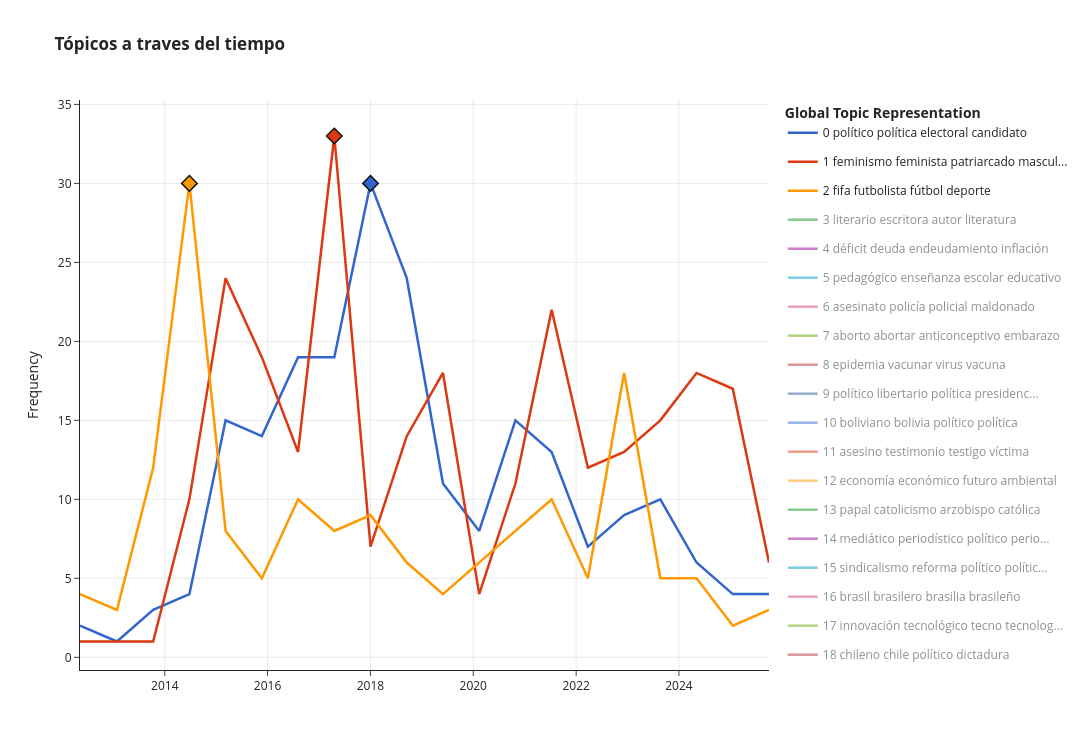

Source (notebook cell):
### Markdown cell above
Graficamos

### Code cell
TOP_N_TRAZAS_ACTIVAS = 3 

# Mapeo directo para consultar rápido (O(1)) por Tópico y Fecha
timeline_dict = {(row["Topic"], row["Fecha"]): row for row in timeline_data}

fig = topic_model.visualize_topics_over_time(topics_over_time, top_n_topics=len(top_topics_ids))
colors = px.colors.qualitative.G10

rombos_picos = []

for i, t in enumerate(fig.data):
    c = colors[i % len(colors)]
    vis = True if i < TOP_N_TRAZAS_ACTIVAS else 'legendonly'
    
    raw_name = t.name
    try:
        topic_id = int(raw_name.split("_")[0])
    except (ValueError, IndexError):
        continue

    clean_name = raw_name.replace("_", " ")

    textos_hover_linea = []
    
    for x_val, y_val in zip(t.x, t.y):
        fecha_dt = pd.to_datetime(x_val)
        info_punto = timeline_dict.get((topic_id, fecha_dt))
        
        if info_punto and info_punto["Articulos"]:
            # Si el punto es un pico (local o máximo), armamos el hover enriquecido (Top 3)
            if info_punto["Es_Pico"]:
                detalles_hover = ""
                for n in info_punto["Articulos"]:
                    titulo = n["Titulo"][:39] + ("..." if len(n["Titulo"]) > 42 else "")
                    tagline_str = f"<br>&nbsp;&nbsp;&nbsp;&nbsp;<i>\"{n['Tagline'][:72]}...\"</i>" if n["Tagline"] and n["Tagline"].lower() != "nan" else ""
                    tag_str = f" <b>(#{n['Tag']})</b>" if n["Tag"] and n["Tag"].lower() != "nan" else ""
                    detalles_hover += f"<br>• <b>{titulo}</b>{tag_str}{tagline_str}"
                
                label_pico = "Máximo Histórico" if info_punto["Es_Maximo"] else "Pico Destacado"
                textos_hover_linea.append(
                    f"<br><b>[{label_pico}]</b><br><b>Artículos representativos:</b>{detalles_hover}"
                )
            else:
                # Mes normal: solo la nota clave individual
                tit = info_punto["Articulos"][0]["Titulo"]
                tit_corto = (tit[:45] + "...") if len(tit) > 48 else tit
                textos_hover_linea.append(f"<br>• <b>Nota del mes:</b> {tit_corto}")
        else:
            textos_hover_linea.append("")

        # Dibujar el rombo visual ÚNICAMENTE en el Máximo Histórico global
        if info_punto and info_punto["Es_Maximo"]:
            detalles_rombo = ""
            for n in info_punto["Articulos"]:
                titulo = n["Titulo"][:39] + ("..." if len(n["Titulo"]) > 42 else "")
                tagline_str = f"<br>&nbsp;&nbsp;&nbsp;&nbsp;<i>\"{n['Tagline'][:72]}...\"</i>" if n["Tagline"] and n["Tagline"].lower() != "nan" else ""
                tag_str = f" <b>(#{n['Tag']})</b>" if n["Tag"] and n["Tag"].lower() != "nan" else ""
                detalles_rombo += f"<br>• <b>{titulo}</b>{tag_str}{tagline_str}"
                
            if not info_punto["Articulos"]:
                detalles_rombo = "<br>• Sin notas exactas en el período"

            rombos_picos.append(
                go.Scatter(
                    x=[fecha_dt], 
                    y=[info_punto["Frecuencia"]], 
                    mode="markers", 
                    showlegend=False, 
                    visible=vis, 
                    legendgroup=f"g{topic_id}",
                    marker=dict(size=12, color=c, symbol="diamond", line=dict(width=1.5, color="#111")),
                    hovertemplate=(
                        f"<b> Máximo Histórico: {clean_name}</b><br>"
                        "Fecha: %{x|%Y-%m}<br>"
                        "Frecuencia: %{y}<br>"
                        f"<b>Artículos representativos:</b>{detalles_rombo}"
                        "<extra></extra>"
                    )
                )
            )

    # Actualizar la línea continua aplicando el customdata unificado
    t.update(
        name=clean_name, 
        visible=vis, 
        legendgroup=f"g{topic_id}", 
        line=dict(color=c, width=2.5),
        customdata=textos_hover_linea,
        hovertemplate=(
            f"<b>{clean_name}</b><br>"
            "Fecha: %{x|%Y-%m}<br>"
            "Frecuencia: %{y}"
            "%{customdata}<extra></extra>"
        )
    )

fig.add_traces(rombos_picos)

fig.update_layout(
    title="<b>Tópicos a traves del tiempo</b>", 
    plot_bgcolor='rgba(0,0,0,0)', 
    paper_bgcolor='#fff', 
    height=750, 
    hovermode="closest",
    hoverlabel=dict(bgcolor="white", font_size=16)
)
fig.update_yaxes(showgrid=True, gridcolor="#ebebeb")
fig.update_xaxes(showgrid=True, gridcolor="#ebebeb")

fig.write_html(GRAFICOS_DIR / "02_evolucion_topicos_completa.html")
fig.show()
